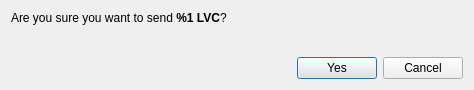
<?xml version="1.0" encoding="UTF-8"?>
<ui version="4.0">
 <class>ConfirmSendDialog</class>
 <widget class="QDialog" name="ConfirmSendDialog">
  <property name="windowModality">
   <enum>Qt::ApplicationModal</enum>
  </property>
  <property name="geometry">
   <rect>
    <x>0</x>
    <y>0</y>
    <width>474</width>
    <height>90</height>
   </rect>
  </property>
  <property name="windowTitle">
   <string>Confirm sending %1 LVC</string>
  </property>
  <layout class="QVBoxLayout" name="verticalLayout">
   <item>
    <layout class="QVBoxLayout" name="verticalLayout_2">
     <item>
      <widget class="QLabel" name="m_confirmLabel">
       <property name="text">
        <string>&lt;html&gt;&lt;head/&gt;&lt;body&gt;&lt;p&gt;Are you sure you want to send &lt;strong&gt;%1 LVC&lt;/strong&gt;?&lt;/p&gt;&lt;/body&gt;&lt;/html&gt;</string>
       </property>
       <property name="textFormat">
        <enum>Qt::RichText</enum>
       </property>
      </widget>
     </item>
     <item>
      <widget class="QLabel" name="m_paymentIdLabel">
       <property name="text">
        <string/>
       </property>
       <property name="textFormat">
        <enum>Qt::RichText</enum>
       </property>
      </widget>
     </item>
    </layout>
   </item>
   <item>
    <spacer name="verticalSpacer">
     <property name="orientation">
      <enum>Qt::Vertical</enum>
     </property>
     <property name="sizeHint" stdset="0">
      <size>
       <width>20</width>
       <height>40</height>
      </size>
     </property>
    </spacer>
   </item>
   <item>
    <layout class="QHBoxLayout" name="horizontalLayout_2">
     <item>
      <spacer name="horizontalSpacer">
       <property name="orientation">
        <enum>Qt::Horizontal</enum>
       </property>
       <property name="sizeHint" stdset="0">
        <size>
         <width>40</width>
         <height>20</height>
        </size>
       </property>
      </spacer>
     </item>
     <item>
      <widget class="QPushButton" name="m_okButton">
       <property name="text">
        <string>Yes</string>
       </property>
       <property name="icon">
        <iconset resource="../../resources.qrc">
         <normaloff>:/icons/transaction</normaloff>:/icons/transaction</iconset>
       </property>
      </widget>
     </item>
     <item>
      <widget class="QPushButton" name="m_cancelButton">
       <property name="text">
        <string>Cancel</string>
       </property>
       <property name="icon">
        <iconset resource="../../resources.qrc">
         <normaloff>:/icons/cancel</normaloff>:/icons/cancel</iconset>
       </property>
      </widget>
     </item>
    </layout>
   </item>
  </layout>
 </widget>
 <resources>
  <include location="../../resources.qrc"/>
 </resources>
 <connections>
  <connection>
   <sender>m_okButton</sender>
   <signal>clicked()</signal>
   <receiver>ConfirmSendDialog</receiver>
   <slot>accept()</slot>
   <hints>
    <hint type="sourcelabel">
     <x>500</x>
     <y>62</y>
    </hint>
    <hint type="destinationlabel">
     <x>276</x>
     <y>44</y>
    </hint>
   </hints>
  </connection>
  <connection>
   <sender>m_cancelButton</sender>
   <signal>clicked()</signal>
   <receiver>ConfirmSendDialog</receiver>
   <slot>reject()</slot>
   <hints>
    <hint type="sourcelabel">
     <x>417</x>
     <y>62</y>
    </hint>
    <hint type="destinationlabel">
     <x>276</x>
     <y>44</y>
    </hint>
   </hints>
  </connection>
 </connections>
</ui>
